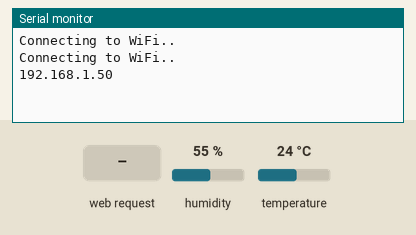
Recording of a sketch running on a simulated ESP8266 (NodeMCU). Parts: the last lines printed to the serial monitor. The test bench sets the inputs (shaded band); at power-on: humidity 55 %, temperature 24 °C. WiFi joins after 1.5 s; servers stay silent unless stated; random numbers use the default seed unless the sketch sets one.

Above: at 3.2 s.
3.3 s: HTTP request GET /temperature received
At 4.5 s:
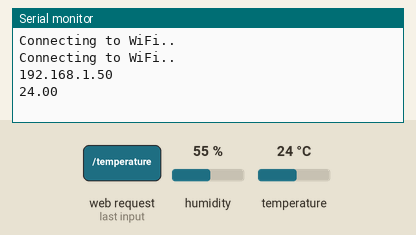
4.8 s: HTTP request GET /humidity received
At 5.9 s:
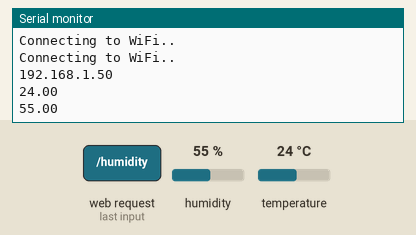

Measured:
- after the input at 3.3 s, the serial monitor: prints a new line at once (image 1)
- after the input at 4.8 s, the serial monitor: prints a new line at once (image 2)

The sketch:

esp32-esp8266-plot-chart-web-server.ino
```cpp
// (licence header left out)
// Import required libraries
#ifdef ESP32
  #include <WiFi.h>
  #include <ESPAsyncWebServer.h>
#else
  #include <Arduino.h>
  #include <ESP8266WiFi.h>
  #include <Hash.h>
  #include <ESPAsyncTCP.h>
  #include <ESPAsyncWebServer.h>
#endif
#include <Wire.h>
#include <DHT.h>

// Uncomment one of the lines below for whatever DHT sensor type you're using!
#define DHTTYPE DHT11   // DHT 11
//#define DHTTYPE DHT21   // DHT 21 (AM2301)
//#define DHTTYPE DHT22   // DHT 22  (AM2302), AM2321

// DHT Sensor
const int DHTPin = D2;
// Initialize DHT sensor.
DHT dht(DHTPin, DHTTYPE);

/*#include <SPI.h>
#define BME_SCK 18
#define BME_MISO 19
#define BME_MOSI 23
#define BME_CS 5*/

//Adafruit_BME280 bme; // I2C
//Adafruit_BME280 bme(BME_CS); // hardware SPI
//Adafruit_BME280 bme(BME_CS, BME_MOSI, BME_MISO, BME_SCK); // software SPI

// Replace with your network credentials
const char* ssid = "NPT-CEO_2.4Ghz";
const char* password = "2021020100";

static float temperature;
static float humidity;
static float pressure;
static float gasResistance;

// Create AsyncWebServer object on port 80
AsyncWebServer server(80);

unsigned long lastTime = 0;
unsigned long timerDelay = 10000;
unsigned long lastTimeDHT = 0;
unsigned long timerDelayDHT = 2000;  // send readings timer

void getBME680Readings(){
  // Tell BME680 to begin measurement.
//  unsigned long endTime = bme.beginReading();
//  if (endTime == 0) {
//    Serial.println(F("Failed to begin reading :("));
//    return;
//  }
//  if (!bme.endReading()) {
//    Serial.println(F("Failed to complete reading :("));
//    return;
//  }
  temperature = dht.readTemperature();
  pressure =  random(50000,200000) / 100.0;
  humidity = dht.readHumidity();
  gasResistance = random(2000,10000) / 100.0;
}

String processor(const String& var){
  //Serial.println(var);
  if(var == "TEMPERATURE"){
    return String(temperature);
  }
  else if(var == "HUMIDITY"){
    return String(humidity);
  }
  else if(var == "PRESSURE"){
    return String(pressure);
  }
}

const char index_html[] PROGMEM = R"rawliteral(
<!DOCTYPE HTML><html>
<!-- Rui Santos - Complete project details at https://RandomNerdTutorials.com

Permission is hereby granted, free of charge, to any person obtaining a copy
of this software and associated documentation files.
The above copyright notice and this permission notice shall be included in all
copies or substantial portions of the Software. -->
<head>
  <meta name="viewport" content="width=device-width, initial-scale=1">
  <script src="https://code.highcharts.com/highcharts.js"></script>
  <style>
    body {
      min-width: 310px;
      max-width: 800px;
      height: 400px;
      margin: 0 auto;
    }
    h2 {
      font-family: Arial;
      font-size: 2.5rem;
      text-align: center;
    }
  </style>
</head>
<body>
  <h2>ESP Weather Station</h2>
  <div id="chart-temperature" class="container"></div>
  <div id="chart-humidity" class="container"></div>
  <div id="chart-pressure" class="container"></div>
</body>
<script>
var chartT = new Highcharts.Chart({
  chart:{ renderTo : 'chart-temperature' },
  title: { text: 'BME280 Temperature' },
  series: [{
    showInLegend: false,
    data: []
  }],
  plotOptions: {
    line: { animation: false,
      dataLabels: { enabled: true }
    },
    series: { color: '#059e8a' }
  },
  xAxis: { type: 'datetime',
    dateTimeLabelFormats: { second: '%H:%M:%S' }
  },
  yAxis: {
    title: { text: 'Temperature (Celsius)' }
    //title: { text: 'Temperature (Fahrenheit)' }
  },
  credits: { enabled: false }
});
setInterval(function ( ) {
  var xhttp = new XMLHttpRequest();
  xhttp.onreadystatechange = function() {
    if (this.readyState == 4 && this.status == 200) {
      var x = (new Date()).getTime(),
          y = parseFloat(this.responseText);
      //console.log(this.responseText);
      if(chartT.series[0].data.length > 40) {
        chartT.series[0].addPoint([x, y], true, true, true);
      } else {
        chartT.series[0].addPoint([x, y], true, false, true);
      }
    }
  };
  xhttp.open("GET", "/temperature", true);
  xhttp.send();
}, 30000 ) ;

var chartH = new Highcharts.Chart({
  chart:{ renderTo:'chart-humidity' },
  title: { text: 'BME280 Humidity' },
  series: [{
    showInLegend: false,
    data: []
  }],
  plotOptions: {
    line: { animation: false,
      dataLabels: { enabled: true }
    }
  },
  xAxis: {
    type: 'datetime',
    dateTimeLabelFormats: { second: '%H:%M:%S' }
  },
  yAxis: {
    title: { text: 'Humidity (%)' }
  },
  credits: { enabled: false }
});
setInterval(function ( ) {
  var xhttp = new XMLHttpRequest();
  xhttp.onreadystatechange = function() {
    if (this.readyState == 4 && this.status == 200) {
      var x = (new Date()).getTime(),
          y = parseFloat(this.responseText);
      //console.log(this.responseText);
      if(chartH.series[0].data.length > 40) {
        chartH.series[0].addPoint([x, y], true, true, true);
      } else {
        chartH.series[0].addPoint([x, y], true, false, true);
      }
    }
  };
  xhttp.open("GET", "/humidity", true);
  xhttp.send();
}, 30000 ) ;

var chartP = new Highcharts.Chart({
  chart:{ renderTo:'chart-pressure' },
  title: { text: 'BME280 Pressure' },
  series: [{
    showInLegend: false,
    data: []
  }],
  plotOptions: {
    line: { animation: false,
      dataLabels: { enabled: true }
    },
    series: { color: '#18009c' }
  },
  xAxis: {
    type: 'datetime',
    dateTimeLabelFormats: { second: '%H:%M:%S' }
  },
  yAxis: {
    title: { text: 'Pressure (hPa)' }
  },
  credits: { enabled: false }
});
setInterval(function ( ) {
  var xhttp = new XMLHttpRequest();
  xhttp.onreadystatechange = function() {
    if (this.readyState == 4 && this.status == 200) {
      var x = (new Date()).getTime(),
          y = parseFloat(this.responseText);
      //console.log(this.responseText);
      if(chartP.series[0].data.length > 40) {
        chartP.series[0].addPoint([x, y], true, true, true);
      } else {
        chartP.series[0].addPoint([x, y], true, false, true);
      }
    }
  };
  xhttp.open("GET", "/pressure", true);
  xhttp.send();
}, 30000 ) ;
</script>
</html>
)rawliteral";

String readBME280Temperature() {
  // Read temperature as Celsius (the default)
  float t = temperature;
  // Convert temperature to Fahrenheit
  //t = 1.8 * t + 32;
  if (isnan(t)) {
    Serial.println("Failed to read from DHT sensor!");
    return "";
  }
  else {
    Serial.println(t);
    return String(t);
  }
}

String readBME280Humidity() {
  float h = humidity;
  if (isnan(h)) {
    Serial.println("Failed to read from DHT sensor!");
    return "";
  }
  else {
    Serial.println(h);
    return String(h);
  }
}

String readBME280Pressure() {
  float p = pressure;
  if (isnan(p)) {
    Serial.println("Failed to read from BME280 sensor!");
    return "";
  }
  else {
    Serial.println(p);
    return String(p);
  }
}

void setup(){
  // Serial port for debugging purposes
  Serial.begin(115200);

//  bool status;
//  // default settings
//  // (you can also pass in a Wire library object like &Wire2)
//  status = dht.begin();
//  if (!status) {
//    Serial.println("Could not find a valid BME280 sensor, check wiring!");
//    while (1);
//  }
  dht.begin();

  // Connect to Wi-Fi
  WiFi.begin(ssid, password);
  while (WiFi.status() != WL_CONNECTED) {
    delay(1000);
    Serial.println("Connecting to WiFi..");
  }

  // Print ESP32 Local IP Address
  Serial.println(WiFi.localIP());

  // Route for root / web page
  server.on("/", HTTP_GET, [](AsyncWebServerRequest *request){
    request->send_P(200, "text/html", index_html, processor);
  });
  server.on("/temperature", HTTP_GET, [](AsyncWebServerRequest *request){
    request->send_P(200, "text/plain", readBME280Temperature().c_str());
  });
  server.on("/humidity", HTTP_GET, [](AsyncWebServerRequest *request){
    request->send_P(200, "text/plain", readBME280Humidity().c_str());
  });
  server.on("/pressure", HTTP_GET, [](AsyncWebServerRequest *request){
    request->send_P(200, "text/plain", readBME280Pressure().c_str());
  });

  // Start server
  server.begin();
}

void loop(){
  if ((millis() - lastTimeDHT) > timerDelayDHT) {
    getBME680Readings();
    lastTimeDHT = millis();
  }
}
```
